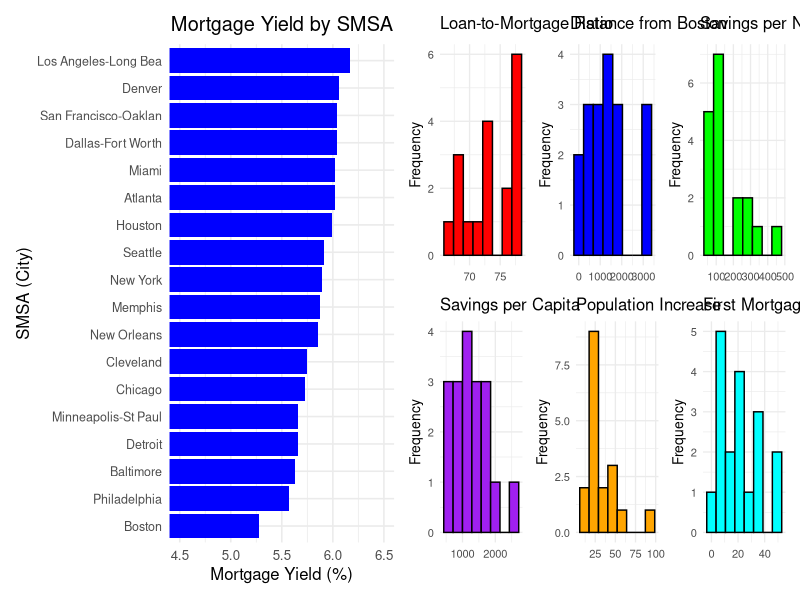
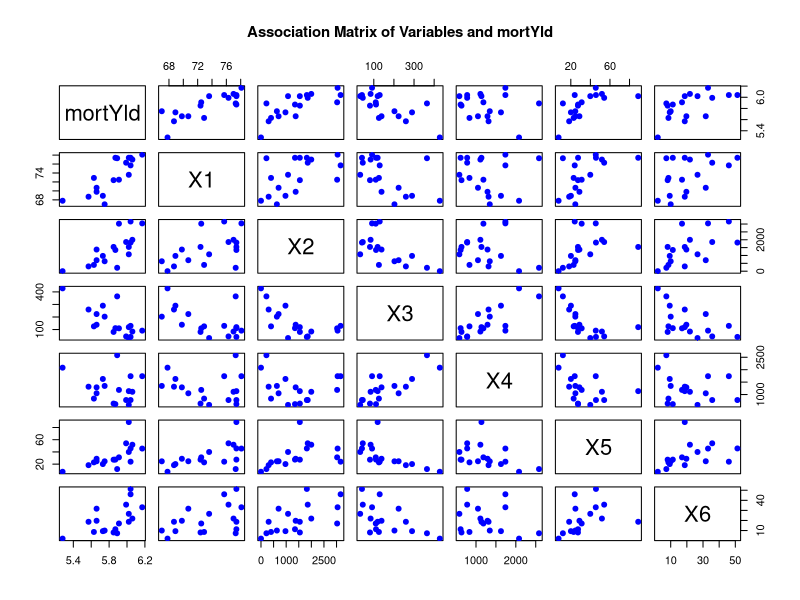
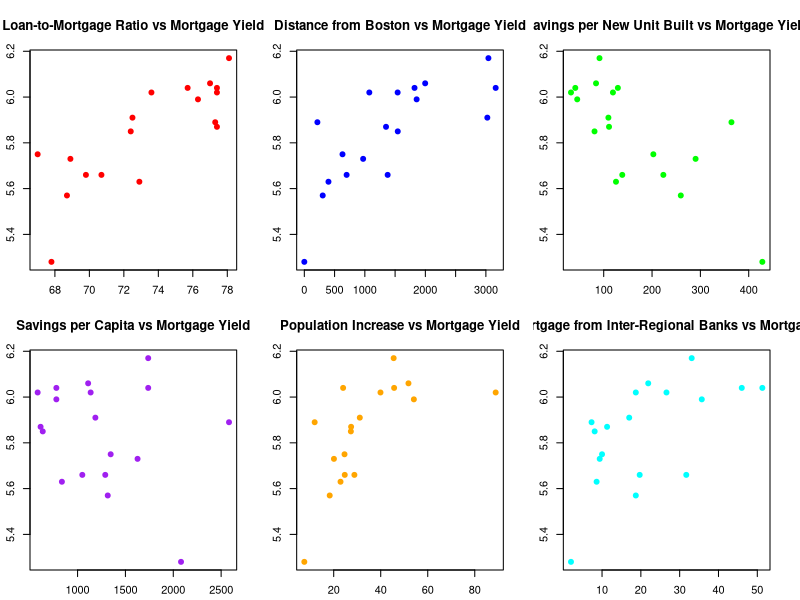
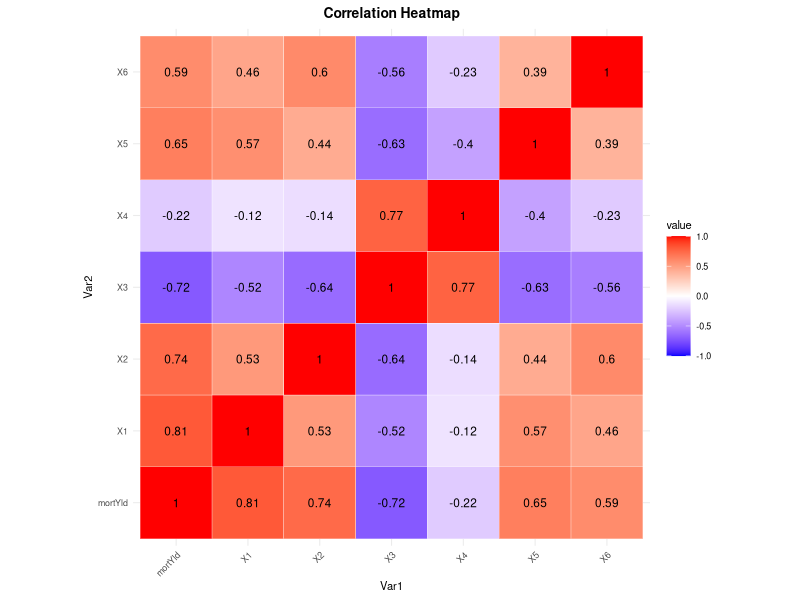
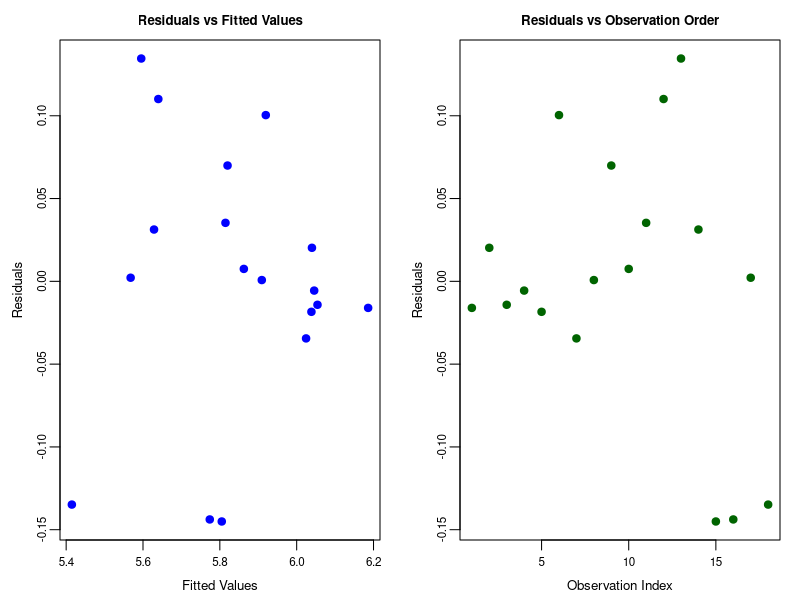
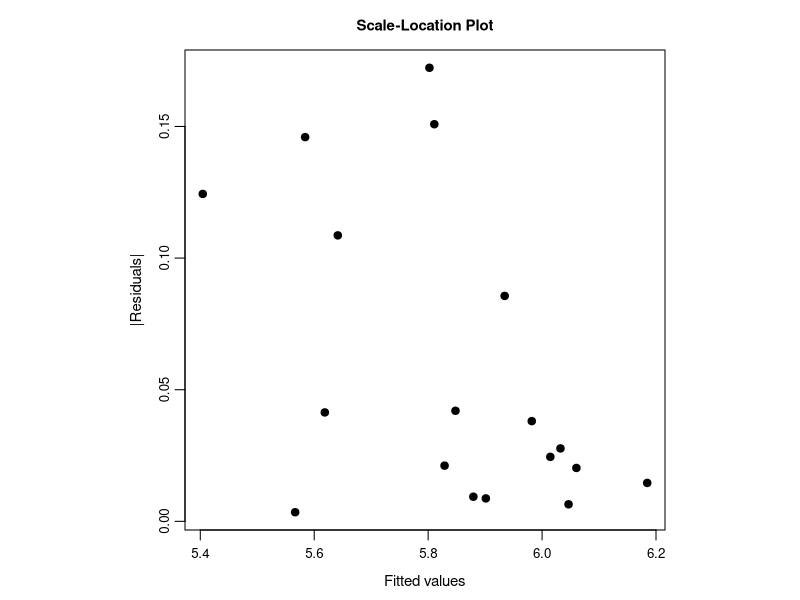
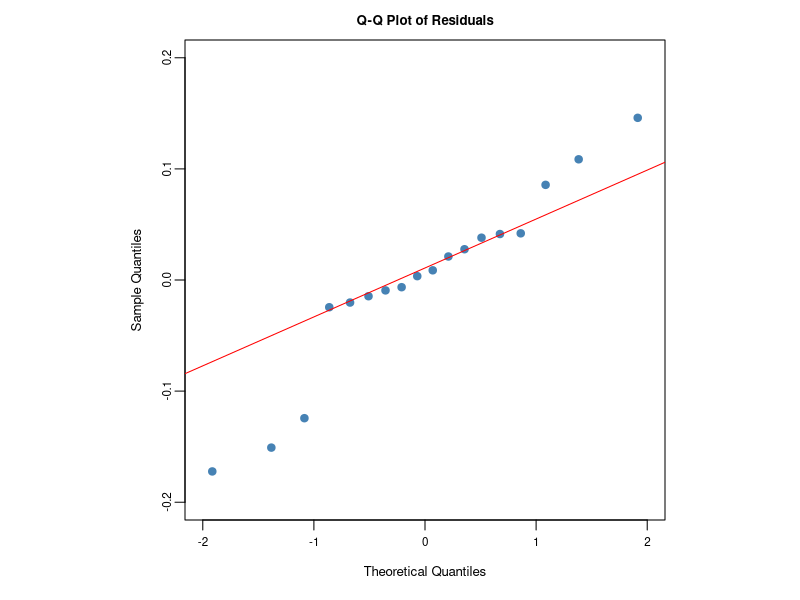

The R script that drew these images, in order:
## ---- chunk 1
knitr::opts_chunk$set(fig.width=12, fig.height=8, fig.path='Figs/',
                      echo=FALSE, warning=FALSE, message=FALSE)
## ---- chunk 2
# Load necessary libraries
library(ggplot2)
library(tidyverse)
library(dplyr)
library(knitr)
library(kableExtra)
library(xtable)
library(MASS)
library(car)
library(magrittr)
library(patchwork)
library(gridExtra)
library(grid)
library(reshape2)
library(broom)
library(xtable)

# Read data
df <- read.csv("myield.csv")

# Rename columns for easier reference
colnames(df) <- c("smsa", "mortYld", "X1", "X2", "X3", "X4", "X5", "X6")

# Display first few rows
kable(head(df), caption = "First few rows of the dataset") %>%
  kable_styling(font_size = 8, latex_options = "hold_position")
## ---- chunk 3
# Count missing values
colSums(is.na(df))

## ---- chunk 4
# Summary Statistics
summary_stats <- summary(df[, colnames(df) != "smsa"])
kable(summary_stats, caption = "Summary Statistics of Variables") %>%
  kable_styling(font_size = 8, latex_options = "hold_position")
## ---- chunk 5

# Sort data by decreasing mortgage yield
df <- df %>% arrange(desc(mortYld))

# Define bar chart (corrected and stored as bar_plot)
bar_plot <- ggplot(df, aes(x = mortYld, y = reorder(smsa, mortYld))) + 
  geom_bar(stat = "identity", fill = "blue") +
  coord_cartesian(xlim = c(4.5, 6.5)) +
  labs(title = "Mortgage Yield by SMSA", x = "Mortgage Yield (%)", y = "SMSA (City)") +
  theme_minimal(base_size = 12) +
  theme(
    axis.text.y = element_text(size = 9),
    plot.title = element_text(hjust = 0.5)
  )

# Define variable names and colors
var_names <- c("Loan-to-Mortgage Ratio", "Distance from Boston", 
               "Savings per New Unit Built", "Savings per Capita", 
               "Population Increase", "First Mortgage from Inter-Regional Banks")
hist_colors <- c("red", "blue", "green", "purple", "orange", "cyan")

# Create histogram plots
hist_plots <- lapply(1:6, function(i) {
  ggplot(df, aes_string(x = paste0("X", i))) +
    geom_histogram(fill = hist_colors[i], color = "black", bins = 8) +
    labs(title = var_names[i], x = NULL, y = "Frequency") +
    theme_minimal(base_size = 10)
})

# Combine histograms in 2x3 grid
hist_grid <- (hist_plots[[1]] | hist_plots[[2]] | hist_plots[[3]]) /
             (hist_plots[[4]] | hist_plots[[5]] | hist_plots[[6]])

# Combine bar chart and histograms side-by-side
final_plot <- bar_plot + hist_grid + plot_layout(widths = c(1.3, 2))

# Print final plot
final_plot
## ---- chunk 6
# Réinitialisation des paramètres graphiques
par(mfrow = c(1, 1))
par(mai = c(0.3, 0.3, 0.5, 0.3))  # marges réduites : bas, gauche, haut, droite
par(oma = c(0, 0, 0, 0))          # aucune marge extérieure

# Sélection des variables numériques
selected_vars <- df[, c("mortYld", "X1", "X2", "X3", "X4", "X5", "X6")]

# Affichage du scatterplot matrix
pairs(selected_vars,
      main = "Association Matrix of Variables and mortYld",
      cex.main = 0.9,       # taille du titre réduite
      col = "blue",
      pch = 19)

## ---- chunk 7
# Set up a 2x3 grid for multiple scatter plots
par(mfrow = c(2, 3))

# Define variable names
var_names <- c("Loan-to-Mortgage Ratio", "Distance from Boston", 
               "Savings per New Unit Built", "Savings per Capita", 
               "Population Increase", "First Mortgage from Inter-Regional Banks")

# Define colors for better visualization
point_colors <- c("red", "blue", "green", "purple", "orange", "cyan")

# Loop through each variable (X1 to X6) and create a scatter plot with mortYld on the Y-axis
for (i in 1:6) {
  plot(df[[paste0("X", i)]], df$mortYld,
       main = paste(var_names[i], "vs Mortgage Yield"),
       xlab = var_names[i], ylab = "Mortgage Yield (%)",
       col = point_colors[i], pch = 19)
}

# Reset plotting parameters to default
par(mfrow = c(1, 1))

## ---- chunk 8
library(reshape2)

# Compute correlation matrix and reshape
cor_matrix <- cor(df[, c("mortYld", "X1", "X2", "X3", "X4", "X5", "X6")])
melted_cor <- melt(cor_matrix)

# Plot
ggplot(data = melted_cor, aes(x = Var1, y = Var2, fill = value)) + 
  geom_tile(color = "white") +
  geom_text(aes(label = round(value, 2)), size = 3) +
  scale_fill_gradient2(low = "blue", high = "red", mid = "white", 
                       midpoint = 0, limit = c(-1,1), space = "Lab", 
                       name = "value") +
  coord_fixed() + 
  theme_minimal(base_size = 8) +
  theme(
    plot.title = element_text(size = 10, face = "bold", hjust = 0.5, margin = margin(b = 5)),
    axis.text.x = element_text(angle = 45, hjust = 1),
    plot.margin = margin(5, 5, 5, 5)
  ) +
  labs(title = "Correlation Heatmap")

## ---- chunk 9
# Pairwise Simple Regressions
models_simple <- lapply(1:6, function(i) {
  formula <- as.formula(paste("mortYld ~ X", i, sep = ""))
  lm(formula, data = df)
})

simple_summaries <- lapply(models_simple, summary)

data.frame(
  Predictor = paste0("X", 1:6),
  R_squared = sapply(simple_summaries, function(m) round(m$r.squared, 3)),
  p_value = sapply(simple_summaries, function(m) round(coef(m)[2, 4], 4))
) %>%
  kable(caption = "Simple Linear Regressions: $R^2$ and p-values", escape = FALSE, booktabs = TRUE) %>%
  kable_styling(font_size = 8, latex_options = "hold_position")
## ---- chunk 10
null_model <- lm(mortYld ~ 1, data = df)
full_model <- lm(mortYld ~ X1 + X2 + X3 + X4 + X5 + X6, data = df)

#anova(null_model, full_model)

# Résumé au format tableau propre
anova_table <- tidy(anova(null_model, full_model))

# Affichage du tableau formaté
kable(anova_table, caption = "Comparison of Null and Full Model (ANOVA)") %>%
  kable_styling(font_size = 8, latex_options = c("striped", "hold_position"))

## ---- chunk 11
# Fit linear regression model (full)
model <- lm(mortYld ~ X1 + X2 + X3 + X4 + X5 + X6, data = df)

# Model summary
#summary(model)

# Résumé du modèle au format propre (dataframe)
model_summary <- tidy(model)

# Affichage du tableau dans le PDF
kable(model_summary, 
      caption = "Summary of Full Linear Model", 
      booktabs = TRUE, 
      digits = 4, 
      format = "latex", 
      escape = TRUE) %>%
  kable_styling(font_size = 8, latex_options = "hold_position") 

## ---- chunk 12
# 1. Stepwise AIC Steps Table

# Stepwise AIC with silent output
step_trace <- capture.output(
  step_model <- stepAIC(model, direction = "both", trace = TRUE)
)

# Build Stepwise AIC Trace Manually
step_trace_df <- data.frame(
  Step = c("Start", "Step 1", "Step 2", "Step 3"),
  Model = c(
    "X1 + X2 + X3 + X4 + X5 + X6",
    "X1 + X2 + X3 + X4 + X5",
    "X1 + X3 + X4 + X5",
    "X1 + X3 + X4"
  ),
  RSS = c(0.1098, 0.1099, 0.1109, 0.1159),
  AIC = c(-77.79, -79.77, -81.61, -82.81)
)

# Display with kable
kable(step_trace_df, 
      caption = "Stepwise AIC Steps", 
      booktabs = TRUE, 
      format = "latex", 
      digits = 4) %>%
  kable_styling(font_size = 8, latex_options = "hold_position", position = "center")

## ---- chunk 13
# 2. Residuals Summary Table

# Extraire les valeurs numériques de la summary
resid_summary <- as.numeric(quantile(step_model$residuals, probs = c(0, 0.25, 0.5, 0.75, 1)))

# Créer le tableau manuellement
residuals_summary <- data.frame(
  Statistic = c("Min", "1Q", "Median", "3Q", "Max"),
  Value = round(resid_summary, 4)
)

# Affichage joli
kable(residuals_summary, 
      caption = "Residual Summary of Stepwise Model", 
      booktabs = TRUE, format = "latex") %>%
  kable_styling(font_size = 8, latex_options = "hold_position", position = "center")

## ---- chunk 14
#  3. Model Coefficients Table
step_summary <- tidy(step_model)

kable(step_summary, 
      caption = "Coefficients of Final Stepwise Model", 
      booktabs = TRUE, digits = 4, format = "latex", escape = TRUE) %>%
  kable_styling(font_size = 8, latex_options = "hold_position", position = "center")

## ---- chunk 15
# Fit model
interaction_model <- lm(mortYld ~ X1 + X3 + X4 + X1:X3 + X1:X4 + X3:X4, data = df)

### 1. Coefficients Table
interaction_coef <- tidy(interaction_model)

kable(interaction_coef, 
      caption = "Coefficients of Interaction Model", 
      booktabs = TRUE, digits = 4, format = "latex", escape = TRUE) %>%
  kable_styling(font_size = 8, latex_options = "hold_position", position = "center")

## ---- chunk 16
### 2. Residuals Summary Table
residuals_stats <- summary(interaction_model)$residuals
resid_summary <- data.frame(
  Statistic = c("Min", "1Q", "Median", "3Q", "Max"),
  Value = round(quantile(residuals_stats), 4)
)

kable(resid_summary,
      caption = "Residual Summary of Interaction Model", 
      booktabs = TRUE, format = "latex") %>%
  kable_styling(font_size = 8, latex_options = "hold_position", position = "center")

## ---- chunk 17
### 3. Model Fit Statistics Table

# Extraire les statistiques de modélisation
interaction_stats <- glance(interaction_model)[, c("r.squared", "adj.r.squared", "sigma", "statistic", "p.value", "df")]

# Renommer les colonnes en LaTeX-safe
colnames(interaction_stats) <- c(
  "R\\textsuperscript{2}", 
  "Adjusted R\\textsuperscript{2}", 
  "Residual Std. Error", 
  "F-statistic", 
  "p-value", 
  "DF"
)

# Affichage du tableau
kable(interaction_stats,
      caption = "Fit Statistics of Interaction Model", 
      booktabs = TRUE, digits = 4, format = "latex", escape = FALSE) %>%
  kable_styling(font_size = 8, latex_options = "hold_position", position = "center")


## ---- chunk 18
# Create comparison table
model_metrics <- data.frame(
  Model = c("Full Model", "Stepwise Model", "2-Way Interaction Model"),
  R2 = c(
    summary(full_model)$r.squared,
    summary(step_model)$r.squared,
    summary(interaction_model)$r.squared
  ),
  Adj_R2 = c(
    summary(full_model)$adj.r.squared,
    summary(step_model)$adj.r.squared,
    summary(interaction_model)$adj.r.squared
  ),
  AIC = c(
    AIC(full_model),
    AIC(step_model),
    AIC(interaction_model)
  ),
  Residual_SE = c(
    summary(full_model)$sigma,
    summary(step_model)$sigma,
    summary(interaction_model)$sigma
  ),
  F_statistic = c(
    summary(full_model)$fstatistic[1],
    summary(step_model)$fstatistic[1],
    summary(interaction_model)$fstatistic[1]
  )
)

# Display table
kable(model_metrics, digits = 3, caption = "Comparison of Model Performance Metrics") %>%
  kable_styling(font_size = 8, full_width = FALSE, position = "center")

## ---- chunk 19
# Compare with ANOVA and convert to data frame
anova_result <- anova(step_model, interaction_model)

# Ajouter les noms des modèles pour plus de clarté
anova_df <- as.data.frame(anova_result)
anova_df$Model <- c("Stepwise model", "Interaction model")

# Réorganiser les colonnes
anova_df <- anova_df[, c("Model", "Res.Df", "RSS", "Df", "Sum of Sq", "F", "Pr(>F)")]

# Affichage avec kable
kable(anova_df,
      caption = "ANOVA Comparison: Stepwise vs Interaction Model",
      booktabs = TRUE, digits = 4, format = "latex", escape = TRUE) %>%
  kable_styling(font_size = 8, latex_options = "hold_position", position = "center")

## ---- chunk 20
par(mfrow = c(1, 2),        # 1 ligne, 2 colonnes
    mar = c(3, 3, 2, 1),    # marges : bottom, left, top, right
    oma = c(0, 0, 0, 0),    # marges extérieures
    mgp = c(1.7, 0.5, 0),   # position des axes et labels
    cex.main = 0.8,         # taille du titre
    cex.lab = 0.8,          # taille des axes
    cex.axis = 0.7)         # taille des graduations

# Residuals vs Fitted Values
plot(fitted(model), resid(model),
     main = "Residuals vs Fitted Values",
     xlab = "Fitted Values", ylab = "Residuals",
     pch = 19, col = "blue")

# Residuals vs Observation Order
plot(resid(model),
     main = "Residuals vs Observation Order",
     xlab = "Observation Index", ylab = "Residuals",
     pch = 19, col = "darkgreen")

# Reset layout
par(mfrow = c(1, 1))
## ---- chunk 21
# Compute Variance Inflation Factor (VIF)
vif_values <- vif(step_model)
kable(as.data.frame(vif_values), caption = "Variance Inflation Factors (VIF)") %>% 
  kable_styling(font_size = 8, latex_options = "hold_position")

## ---- chunk 22
par(pty = "s", mar = c(3.5, 3.5, 2.5, 1), mgp = c(2, 0.6, 0), 
    cex.axis = 0.8, cex.lab = 0.9, cex.main = 0.9)

plot(step_model$fitted.values, abs(resid(step_model)),
     main = "Scale-Location Plot",
     xlab = "Fitted values", ylab = "|Residuals|", pch = 19)
## ---- chunk 23
# Q-Q Plot with equal axis limits
par(pty = "s", 
    mar = c(4, 3.5, 2, 1),    # ← marge gauche réduite à 3.5
    mgp = c(2, 0.5, 0),       # position des labels des axes
    cex.main = 0.8,        # title size
    cex.lab = 0.8,         # axis label size
    cex.axis = 0.7)        # axis ticks

qqnorm(resid(step_model), 
       main = "Q-Q Plot of Residuals", 
       xlab = "Theoretical Quantiles", 
       ylab = "Sample Quantiles",
       pch = 19, col = "steelblue",
       xlim = c(-2, 2), ylim = c(-0.2, 0.2))
qqline(resid(step_model), col = "red")
## ---- chunk 24
